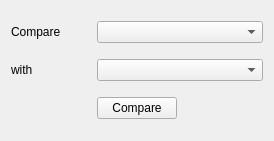
<?xml version="1.0" encoding="UTF-8"?>
<ui version="4.0">
 <class>CompareWindow</class>
 <widget class="QWidget" name="CompareWindow">
  <property name="geometry">
   <rect>
    <x>0</x>
    <y>0</y>
    <width>274</width>
    <height>141</height>
   </rect>
  </property>
  <property name="windowTitle">
   <string>Compare models</string>
  </property>
  <layout class="QGridLayout" name="gridLayout">
   <item row="2" column="1" colspan="2">
    <widget class="QPushButton" name="pushButtonCompare">
     <property name="sizePolicy">
      <sizepolicy hsizetype="Fixed" vsizetype="Fixed">
       <horstretch>0</horstretch>
       <verstretch>0</verstretch>
      </sizepolicy>
     </property>
     <property name="text">
      <string>Compare</string>
     </property>
    </widget>
   </item>
   <item row="2" column="0">
    <spacer name="horizontalSpacer">
     <property name="orientation">
      <enum>Qt::Horizontal</enum>
     </property>
     <property name="sizeHint" stdset="0">
      <size>
       <width>40</width>
       <height>20</height>
      </size>
     </property>
    </spacer>
   </item>
   <item row="2" column="3">
    <spacer name="horizontalSpacer_2">
     <property name="orientation">
      <enum>Qt::Horizontal</enum>
     </property>
     <property name="sizeHint" stdset="0">
      <size>
       <width>40</width>
       <height>20</height>
      </size>
     </property>
    </spacer>
   </item>
   <item row="1" column="0">
    <widget class="QLabel" name="labelWith">
     <property name="text">
      <string>with</string>
     </property>
    </widget>
   </item>
   <item row="0" column="0">
    <widget class="QLabel" name="labelCompare">
     <property name="text">
      <string>Compare</string>
     </property>
    </widget>
   </item>
   <item row="0" column="1" colspan="3">
    <widget class="QComboBox" name="comboBoxModel1"/>
   </item>
   <item row="1" column="1" colspan="3">
    <widget class="QComboBox" name="comboBoxModel2"/>
   </item>
  </layout>
 </widget>
 <resources/>
 <connections/>
</ui>
